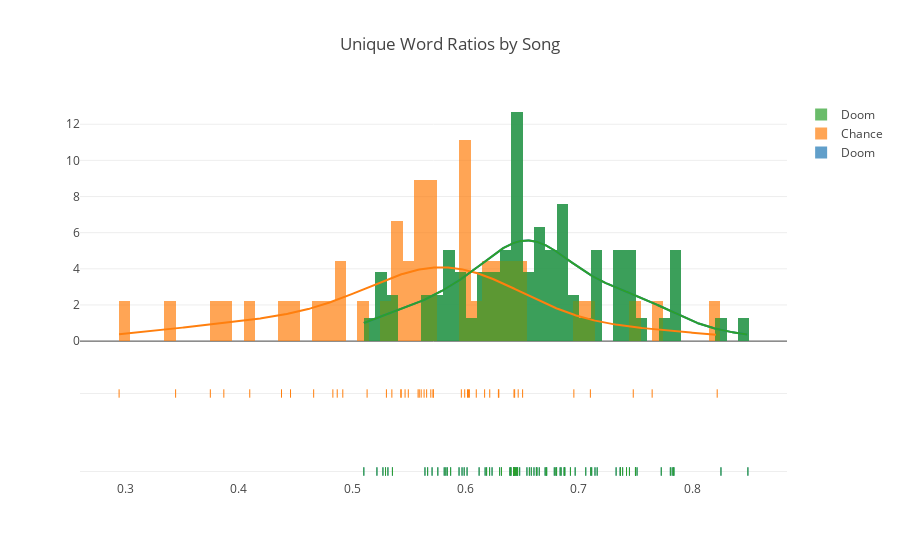

The code cell stored with this chart in its notebook:
### Code cell
unique_words_hist(sub_works.values(), song_or_verse='song')
